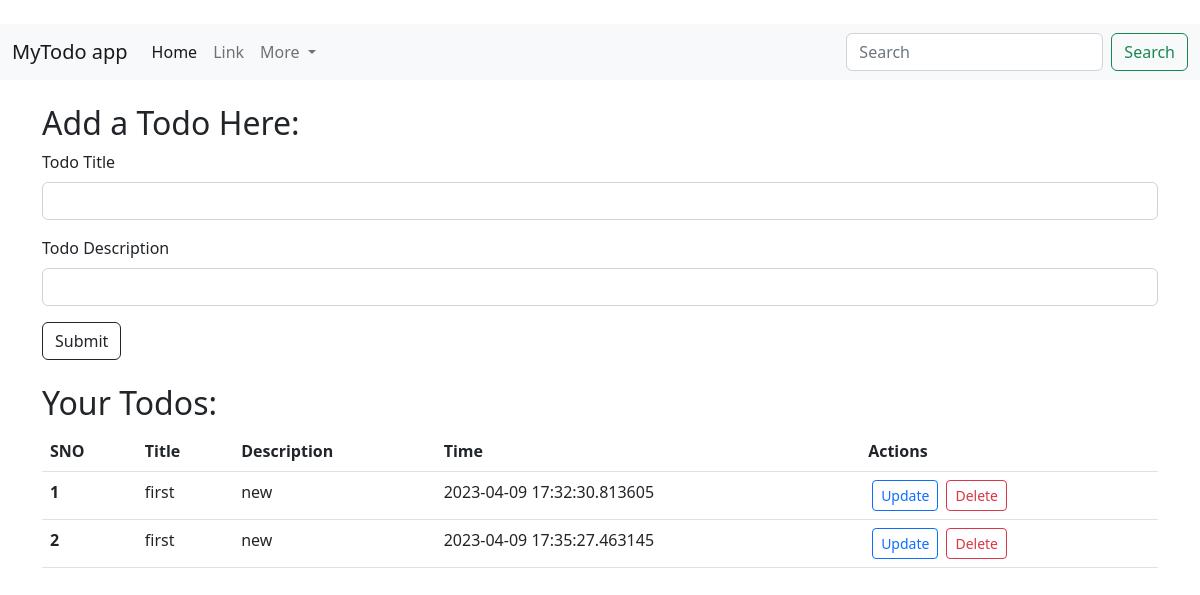
Before: / with the older database file.
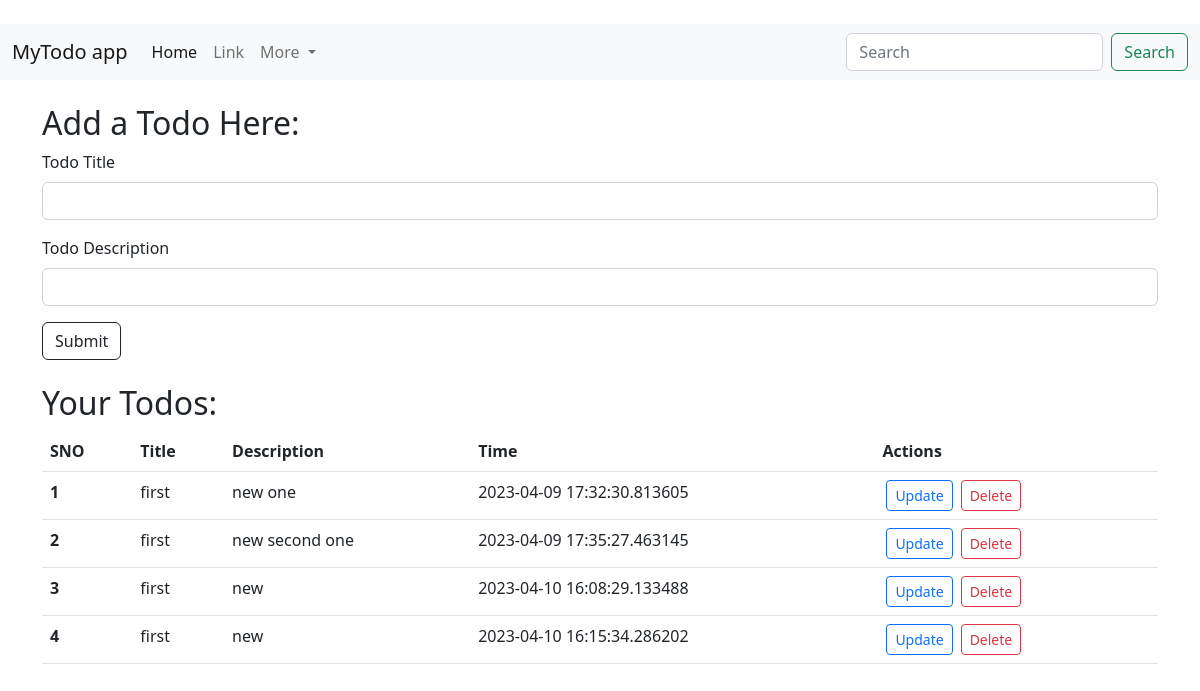
After: the same page with the newer database file.
### app.py (models this page shows, shortened)
class Todo(db.Model):
    sno = db.Column(db.Integer, primary_key=True)
    title = db.Column(db.String(200), nullable=False)
    description = db.Column(db.String(00), nullable=False)
    date_created = db.Column(db.DateTime, default=datetime.datetime.utcnow)

### app.py (the view)
@app.route('/', methods=['GET', 'POST'])
def hello_world():
    if request.method == 'POST':
        title = request.form['title']
        description = request.form['description']
        todo = Todo(title=title, description=description)
        db.session.add(todo)
        db.session.commit()
    allTodo = Todo.query.all()
    return render_template('index.html', allTodo=allTodo)

### templates/index.html
{% extends 'base.html' %}
{% block body %}
    <div class="container my-4">
        <h2> Add a Todo Here: </h2>
        <form action="/" method="POST">
            <div class="mb-3">
                <label for="exampleInputEmail1" class="form-label">Todo Title </label>
                <input type="text" class="form-control" name="title" id="title">
            </div>
            <div class="mb-3">
                <label for="exampleInputPassword1" class="form-label">Todo Description</label>
                <input type="text" class="form-control" name="description" id="description">
            </div>
            <button type="submit" class="btn btn-outline-dark">Submit</button>
        </form>
        <div class="tableOfTodo my-4">
            <h2> Your Todos: </h2>
            <table class="table">
                <tbody>
                    {% if allTodo|length == 0 %}
                    <div class="alert alert-primary" role="alert">
                        A simple primary alert—check it out!
                      </div>
                    {% else %}
                    <thead>
                        <tr>
                            <th scope="col">SNO</th>
                            <th scope="col">Title</th>
                            <th scope="col">Description</th>
                            <th scope="col">Time</th>
                            <th scope="col">Actions</th>
                        </tr>
                    </thead>
                    {% endif %}
                    {% for todo in allTodo %}
                    <tr>
                        <th scope="row">{{loop.index}}</th>
                        <td>{{todo.title}}</td>
                        <td>{{todo.description}}</td>
                        <td>{{todo.date_created}}</td>
                        <td>
                            <a href="/update/{{todo.sno}}" type="button"
                                class="btn btn-outline-primary btn-sm mx-1">Update</button>
                            <a href="/delete/{{todo.sno}}" type="button"
                                class="btn btn-outline-danger btn-sm mx-1">Delete</button>
                        </td>
                    </tr>
                    {% endfor %}
                </tbody>
            </table>
        </div>
    </div>
{% endblock %}

### templates/base.html (shortened to what this page needs)
<!doctype html>
<html lang="en">
<head>
    <link href="https://cdn.jsdelivr.net/npm/bootstrap@5.2.3/dist/css/bootstrap.min.css" rel="stylesheet"
>
</head>
<body>
    <nav class="navbar navbar-expand-lg navbar-light bg-light my-4">
        <div class="container-fluid">
            <a class="navbar-brand" href="#">MyTodo app</a>
            <div class="collapse navbar-collapse" id="navbarSupportedContent">
                <ul class="navbar-nav me-auto mb-2 mb-lg-0">
                    <li class="nav-item">
                        <a class="nav-link active" aria-current="page" href="#">Home</a>
                    </li>
                    <li class="nav-item">
                        <a class="nav-link" href="#">Link</a>
                    </li>
                    <li class="nav-item dropdown">
                        <a class="nav-link dropdown-toggle" href="#" id="navbarDropdown" role="button"
                            data-bs-toggle="dropdown" aria-expanded="false">
                            More
                        </a>
                    </li>
                </ul>
                <form class="d-flex">
                    <input class="form-control me-2" type="search" placeholder="Search" aria-label="Search">
                    <button class="btn btn-outline-success" type="submit">Search</button>
                </form>
            </div>
        </div>
    </nav>
{% block body %}
{% endblock %}
</body>
</html>

Changed rows visible on the page:
changed Todo: description "new" → "new one"
changed Todo: description "new" → "new second one"
added Todo: title "first", description "new", date_created "2023-04-10 16:08:29.133488"
added Todo: title "first", description "new", date_created "2023-04-10 16:15:34.286202"
